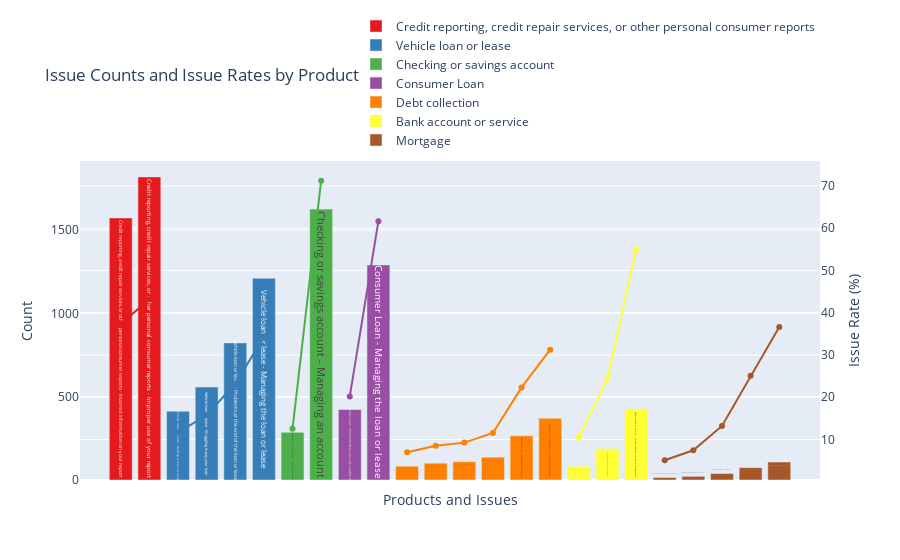

Notebook code cell kept with this figure:
### Code cell
import plotly.express as px

# Combine issue and product columns to form a new categorical x-axis
final_df['combined'] = final_df['product'] + " - " + final_df['issue']

# Sort the dataframe by product_totals and issue_rate to maintain order in the chart
final_df = final_df.sort_values(by=['product_total', 'issue_rate'], ascending=[False, True])

# Colors
colors = px.colors.qualitative.Set1

# Mapping products to colors
product_to_color = {product: colors[idx] for idx, product in enumerate(final_df['product'].unique())}

fig = go.Figure()

# Plotted both bars and lines in a single loop for each product
for product in final_df['product'].unique():
    subset_df = final_df[final_df['product'] == product]
    
    # Bar for counts
    fig.add_trace(go.Bar(
        x=subset_df['combined'],
        y=subset_df['count'],
        name=product,
        marker_color=product_to_color[product],
        hoverinfo='y+text',
        text=subset_df['combined']
    ))
    
    # Line for issue rate
    fig.add_trace(go.Scatter(
        x=subset_df['combined'],
        y=subset_df['issue_rate'],
        yaxis='y2',
        mode='lines+markers',
        line=dict(color=product_to_color[product]),
        name=product,
        hoverinfo='y+text',
        text=subset_df['combined'],
        showlegend=False
    ))

# Updating layout
fig.update_layout(
    title="Issue Counts and Issue Rates by Product",
    xaxis_title="Products and Issues",
    yaxis_title="Count",
    yaxis2=dict(title="Issue Rate (%)", overlaying='y', side='right'),
    hovermode="x unified",
    xaxis=dict(showticklabels=False),
    legend=dict(orientation="h", yanchor="bottom", y=1.02, xanchor="right", x=1)
)

fig.show()

### Figure 1 — Plotly figure (JSON) as saved in the notebook; plotly's stock layout.template omitted (floating-point values rounded to 4 significant figures)
{"data": [{"hoverinfo": "y+text", "marker": {"color": "rgb(228,26,28)"}, "name": "Credit reporting, credit repair services, or other personal consumer reports", "text": ["Credit reporting, credit repair services, or other personal consumer reports - Incorrect information on your report", "Credit reporting, credit repair services, or other personal consumer reports - Improper use of your report"], "type": "bar", "x": ["Credit reporting, credit repair services, or other personal consumer reports - Incorrect information on your report", "Credit reporting, credit repair services, or other personal consumer reports - Improper use of your report"], "y": [1573, 1819]}, {"hoverinfo": "y+text", "line": {"color": "rgb(228,26,28)"}, "mode": "lines+markers", "name": "Credit reporting, credit repair services, or other personal consumer reports", "showlegend": false, "text": ["Credit reporting, credit repair services, or other personal consumer reports - Incorrect information on your report", "Credit reporting, credit repair services, or other personal consumer reports - Improper use of your report"], "type": "scatter", "x": ["Credit reporting, credit repair services, or other personal consumer reports - Incorrect information on your report", "Credit reporting, credit repair services, or other personal consumer reports - Improper use of your report"], "y": [37.33, 43.17], "yaxis": "y2"}, {"hoverinfo": "y+text", "marker": {"color": "rgb(55,126,184)"}, "name": "Vehicle loan or lease", "text": ["Vehicle loan or lease - Getting a loan or lease", "Vehicle loan or lease - Struggling to pay your loan", "Vehicle loan or lease - Problems at the end of the loan or lease", "Vehicle loan or lease - Managing the loan or lease"], "type": "bar", "x": ["Vehicle loan or lease - Getting a loan or lease", "Vehicle loan or lease - Struggling to pay your loan", "Vehicle loan or lease - Problems at the end of the loan or lease", "Vehicle loan or lease - Managing the loan or lease"], "y": [413, 558, 823, 1211]}, {"hoverinfo": "y+text", "line": {"color": "rgb(55,126,184)"}, "mode": "lines+markers", "name": "Vehicle loan or lease", "showlegend": false, "text": ["Vehicle loan or lease - Getting a loan or lease", "Vehicle loan or lease - Struggling to pay your loan", "Vehicle loan or lease - Problems at the end of the loan or lease", "Vehicle loan or lease - Managing the loan or lease"], "type": "scatter", "x": ["Vehicle loan or lease - Getting a loan or lease", "Vehicle loan or lease - Struggling to pay your loan", "Vehicle loan or lease - Problems at the end of the loan or lease", "Vehicle loan or lease - Managing the loan or lease"], "y": [11.66, 15.75, 23.24, 34.19], "yaxis": "y2"}, {"hoverinfo": "y+text", "marker": {"color": "rgb(77,175,74)"}, "name": "Checking or savings account", "text": ["Checking or savings account - Closing an account", "Checking or savings account - Managing an account"], "type": "bar", "x": ["Checking or savings account - Closing an account", "Checking or savings account - Managing an account"], "y": [286, 1626]}, {"hoverinfo": "y+text", "line": {"color": "rgb(77,175,74)"}, "mode": "lines+markers", "name": "Checking or savings account", "showlegend": false, "text": ["Checking or savings account - Closing an account", "Checking or savings account - Managing an account"], "type": "scatter", "x": ["Checking or savings account - Closing an account", "Checking or savings account - Managing an account"], "y": [12.53, 71.22], "yaxis": "y2"}, {"hoverinfo": "y+text", "marker": {"color": "rgb(152,78,163)"}, "name": "Consumer Loan", "text": ["Consumer Loan - Problems when you are unable to pay", "Consumer Loan - Managing the loan or lease"], "type": "bar", "x": ["Consumer Loan - Problems when you are unable to pay", "Consumer Loan - Managing the loan or lease"], "y": [423, 1291]}, {"hoverinfo": "y+text", "line": {"color": "rgb(152,78,163)"}, "mode": "lines+markers", "name": "Consumer Loan", "showlegend": false, "text": ["Consumer Loan - Problems when you are unable to pay", "Consumer Loan - Managing the loan or lease"], "type": "scatter", "x": ["Consumer Loan - Problems when you are unable to pay", "Consumer Loan - Managing the loan or lease"], "y": [20.2, 61.65], "yaxis": "y2"}, {"hoverinfo": "y+text", "marker": {"color": "rgb(255,127,0)"}, "name": "Debt collection", "text": ["Debt collection - Took or threatened to take negative or legal action", "Debt collection - False statements or representation", "Debt collection - Cont'd attempts collect debt not owed", "Debt collection - Written notification about debt", "Debt collection - Communication tactics", "Debt collection - Attempts to collect debt not owed"], "type": "bar", "x": ["Debt collection - Took or threatened to take negative or legal action", "Debt collection - False statements or representation", "Debt collection - Cont'd attempts collect debt not owed", "Debt collection - Written notification about debt", "Debt collection - Communication tactics", "Debt collection - Attempts to collect debt not owed"], "y": [83, 101, 110, 137, 265, 371]}, {"hoverinfo": "y+text", "line": {"color": "rgb(255,127,0)"}, "mode": "lines+markers", "name": "Debt collection", "showlegend": false, "text": ["Debt collection - Took or threatened to take negative or legal action", "Debt collection - False statements or representation", "Debt collection - Cont'd attempts collect debt not owed", "Debt collection - Written notification about debt", "Debt collection - Communication tactics", "Debt collection - Attempts to collect debt not owed"], "type": "scatter", "x": ["Debt collection - Took or threatened to take negative or legal action", "Debt collection - False statements or representation", "Debt collection - Cont'd attempts collect debt not owed", "Debt collection - Written notification about debt", "Debt collection - Communication tactics", "Debt collection - Attempts to collect debt not owed"], "y": [6.992, 8.509, 9.267, 11.54, 22.33, 31.26], "yaxis": "y2"}, {"hoverinfo": "y+text", "marker": {"color": "rgb(255,255,51)"}, "name": "Bank account or service", "text": ["Bank account or service - Making/receiving payments, sending money", "Bank account or service - Deposits and withdrawals", "Bank account or service - Account opening, closing, or management"], "type": "bar", "x": ["Bank account or service - Making/receiving payments, sending money", "Bank account or service - Deposits and withdrawals", "Bank account or service - Account opening, closing, or management"], "y": [82, 189, 427]}, {"hoverinfo": "y+text", "line": {"color": "rgb(255,255,51)"}, "mode": "lines+markers", "name": "Bank account or service", "showlegend": false, "text": ["Bank account or service - Making/receiving payments, sending money", "Bank account or service - Deposits and withdrawals", "Bank account or service - Account opening, closing, or management"], "type": "scatter", "x": ["Bank account or service - Making/receiving payments, sending money", "Bank account or service - Deposits and withdrawals", "Bank account or service - Account opening, closing, or management"], "y": [10.55, 24.32, 54.95], "yaxis": "y2"}, {"hoverinfo": "y+text", "marker": {"color": "rgb(166,86,40)"}, "name": "Mortgage", "text": ["Mortgage - Loan servicing, payments, escrow account", "Mortgage - Struggling to pay mortgage", "Mortgage - Closing on a mortgage", "Mortgage - Applying for a mortgage or refinancing an existing mortgage", "Mortgage - Trouble during payment process"], "type": "bar", "x": ["Mortgage - Loan servicing, payments, escrow account", "Mortgage - Struggling to pay mortgage", "Mortgage - Closing on a mortgage", "Mortgage - Applying for a mortgage or refinancing an existing mortgage", "Mortgage - Trouble during payment process"], "y": [15, 22, 39, 74, 108]}, {"hoverinfo": "y+text", "line": {"color": "rgb(166,86,40)"}, "mode": "lines+markers", "name": "Mortgage", "showlegend": false, "text": ["Mortgage - Loan servicing, payments, escrow account", "Mortgage - Struggling to pay mortgage", "Mortgage - Closing on a mortgage", "Mortgage - Applying for a mortgage or refinancing an existing mortgage", "Mortgage - Trouble during payment process"], "type": "scatter", "x": ["Mortgage - Loan servicing, payments, escrow account", "Mortgage - Struggling to pay mortgage", "Mortgage - Closing on a mortgage", "Mortgage - Applying for a mortgage or refinancing an existing mortgage", "Mortgage - Trouble during payment process"], "y": [5.085, 7.458, 13.22, 25.08, 36.61], "yaxis": "y2"}], "layout": {"hovermode": "x unified", "legend": {"orientation": "h", "x": 1, "xanchor": "right", "y": 1.02, "yanchor": "bottom"}, "title": {"text": "Issue Counts and Issue Rates by Product"}, "xaxis": {"showticklabels": false, "title": {"text": "Products and Issues"}}, "yaxis": {"title": {"text": "Count"}}, "yaxis2": {"overlaying": "y", "side": "right", "title": {"text": "Issue Rate (%)"}}}}
